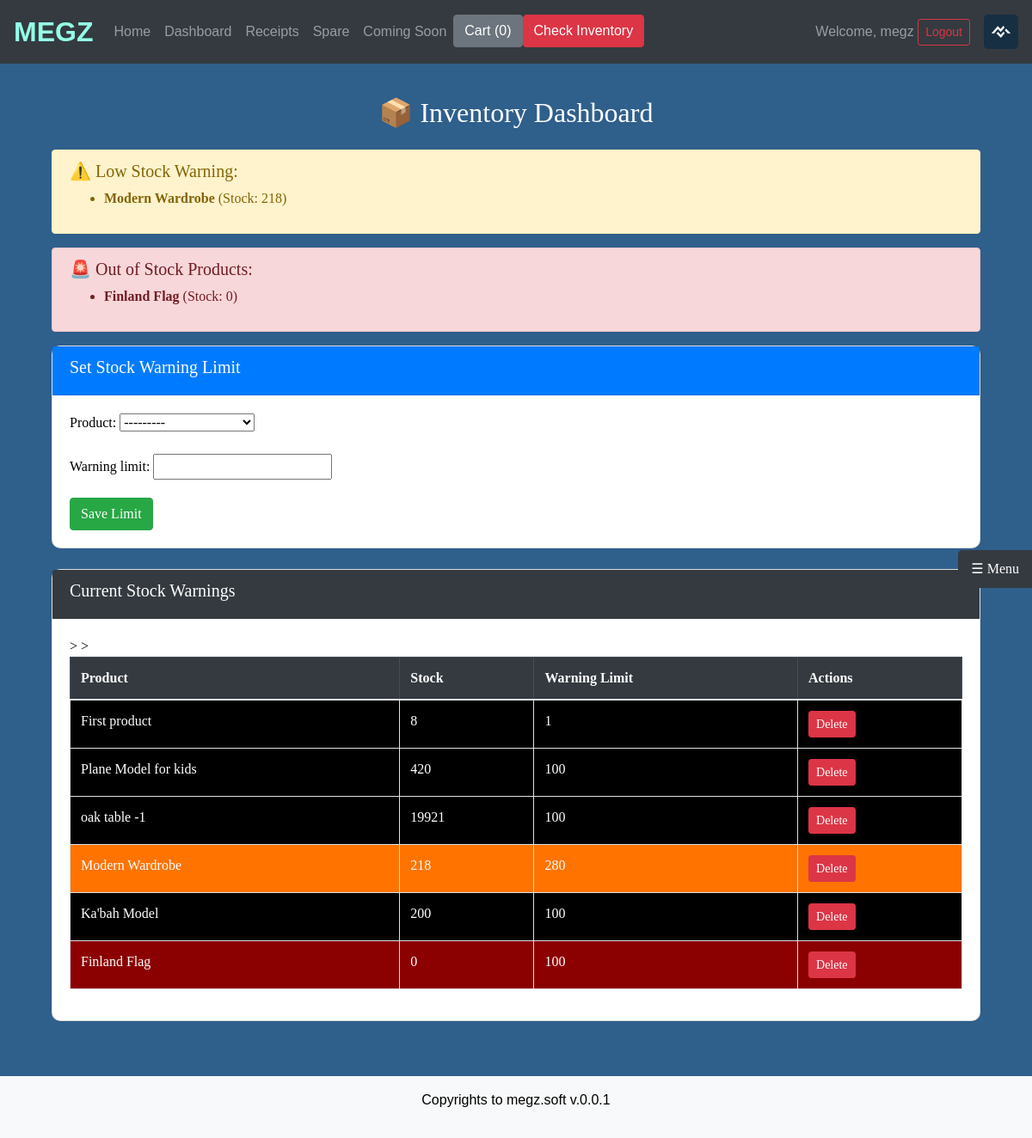
Page /invt/ (signed in) on the committed database.
### operations/models.py (models this page shows, shortened)
class Announcement(models.Model):
    name = models.CharField(max_length=100)
    message = models.TextField()
    timestamp = models.DateTimeField(default=now)

### shop/models.py (models this page shows, shortened)
class WebsiteLogo(models.Model):
    image = models.ImageField(upload_to='logos/')
    uploaded_at = models.DateTimeField(auto_now_add=True)

class Products(models.Model):
    def __str__(self):
        return self.title
    title = models.CharField(max_length=200)
    price = models.FloatField()
    discount_price = models.FloatField(null=True, blank=True)
    category = models.CharField(max_length=200)
    description = models.TextField()
    image = models.ImageField(upload_to='product_images/')
    stock = models.IntegerField(default=0)  # New field for stock

### inventory/models.py (models this page shows, shortened)
class StockWarning(models.Model):
    product = models.OneToOneField(Products, on_delete=models.CASCADE)
    warning_limit = models.IntegerField()

### inventory/views.py (the view)
# urls.py: path('', views.inventory_view, name="inventory_page"),
def inventory_view(request):
    form = StockWarningForm()
    stock_warnings = StockWarning.objects.all()
    products = Products.objects.all()
    red_alerts = []
    yellow_alerts = []
    for product in products:
        if product.stock == 0:
            red_alerts.append(product)
        else:
            warning = stock_warnings.filter(product=product).first()
            if warning and product.stock <= warning.warning_limit:
                yellow_alerts.append(product)
    if request.method == "POST":
        form = StockWarningForm(request.POST)
        if form.is_valid():
            form.save()
            return redirect("inventory_page")
    context = {
        "form": form,
        "stock_warnings": stock_warnings,
        "products": products,
        "red_alerts": red_alerts,
        "yellow_alerts": yellow_alerts,
    }
    return render(request, "inventory/inventory.html", context)

### inventory/forms.py
class StockWarningForm(forms.ModelForm):
    class Meta:
        model = StockWarning
        fields = ['product', 'warning_limit']

### inventory/context_processors.py (called while the page is built)
def inventory_alerts(request):
    red_alerts = []
    yellow_alerts = []
    for warning in StockWarning.objects.select_related("product"):
        product = warning.product
        if product.stock == 0:
            red_alerts.append(product)
        elif product.stock <= warning.warning_limit:
            yellow_alerts.append(product)
    color = "success"  # default green
    if red_alerts and yellow_alerts:
        color = "warning"
    if red_alerts:
        color = "danger"
    elif yellow_alerts:
        color = "warning"
    return {"inventory_alert_color": color}

### operations/context_processors.py (called while the page is built)
def latest_announcement(request):
    one_hour_ago = now() - timedelta(hours=1)
    latest = Announcement.objects.filter(timestamp__gte=one_hour_ago).order_by('-timestamp').first()
    return {'latest_announcement': latest}

### shop/context_processors.py (called while the page is built)
def site_logo(request):
    logo = WebsiteLogo.objects.first()
    return {'logo': logo}

### inventory/templates/inventory/inventory.html (shortened to what this page needs)
{% extends 'shop/base.html' %} {% load static %} {% block content %}
<div class="container mt-5">
    <h2 class="text-center mb-4">📦 Inventory Dashboard</h2>
    {% if yellow_alerts %}
    <div class="alert alert-warning">
        <h5>⚠️ Low Stock Warning:</h5>
        <ul>
            {% for product in yellow_alerts %}
            <li><strong>{{ product.title }}</strong> (Stock: {{ product.stock }})</li>
            {% endfor %}
        </ul>
    </div>
    {% endif %}
    {% if red_alerts %}
    <div class="alert alert-danger">
        <h5>🚨 Out of Stock Products:</h5>
        <ul>
            {% for product in red_alerts %}
            <li><strong>{{ product.title }}</strong> (Stock: 0)</li>
            {% endfor %}
        </ul>
    </div>
    {% endif %}
    <div class="card mb-4">
        <div class="card-header bg-primary text-white">
            <h5>Set Stock Warning Limit</h5>
        </div>
        <div class="card-body">
            <form method="post">
                {% csrf_token %} {{ form.as_p }}
                <button type="submit" class="btn btn-success">Save Limit</button>
            </form>
        </div>
    </div>
    <div class="card">
        <div class="card-header bg-dark text-white">
            <h5>Current Stock Warnings</h5>
        </div>
        <div class="card-body">
            <table class="table table-bordered table-hover">
                <thead class="table-dark">
                    <tr>
                        <th>Product</th>
                        <th>Stock</th>
                        <th>Warning Limit</th>
                        <th>Actions</th>
                    </tr>
                </thead>
                <tbody>
                    {% for sw in stock_warnings %}
                    <tr {% if sw.product in red_alerts %} style="background-color: #8B0000; color: white;"
                        {% elif sw.product in yellow_alerts %} style="background-color: #ff7300;"
                        {% endif %} >
                        <td>{{ sw.product.title }}</td>
                        <td>{{ sw.product.stock }}</td>
                        <td>{{ sw.warning_limit }}</td>
                        <td>
                            <form method="post" action="{% url 'delete_warning' sw.id %}" style="display:inline;">
                                <button class="btn btn-danger btn-sm">Delete</button>
                            </form>
                        </td>
                    </tr>
                    {% empty %}
                    <tr>
                        <td colspan="4">No stock warning limits set yet.</td>
                    </tr>
                    {% endfor %}
                </tbody>
            </table>
        </div>
    </div>
</div>
{% include 'includes/dashbase.html' %} {% endblock %}

### shop/templates/shop/base.html (shortened to what this page needs)
{% load static %}
<!DOCTYPE html>
<html lang="en">
<head>
    <link rel="stylesheet" href="{% static 'shop/style.css' %}">
    <link rel="stylesheet" href="https://stackpath.bootstrapcdn.com/bootstrap/4.3.1/css/bootstrap.min.css">
</head>
<body>
    <nav class="navbar navbar-expand-lg navbar-dark bg-dark">
        <a class="navbar-brand position-relative" href="/">
            MEGZ
            <span class="snowflakes-container"></span>
        </a>
        <div class="collapse navbar-collapse" id="navbarNav">
            <ul class="navbar-nav">
                <li class="nav-item"><a class="nav-link" href="/">Home</a></li>
                <li class="nav-item">
                    <a class="nav-link" href="{% url 'dashboard_login' %}">Dashboard</a>
                </li>
                <li class="nav-item"><a class="nav-link" href="{% url 'receipts' %}">Receipts</a></li>
                <li class="nav-item">
                    <a class="nav-link" href="{% url 'spare' %}">Spare</a>
                </li>
                <li class="nav-item">
                    <a class="nav-link" href="{% url 'coming_soon' %}">Coming Soon</a>
                </li>
                <li class="nav-item">
                    <a href="{% url 'cart' %}" id="cart" class="btn btn-secondary">
                        Cart (<span id="cart-count">0</span>)
                    </a>
                </li>
                <li class="nav-item  align-items-center">
                    <a href="#" class="btn btn-{{ inventory_alert_color }} text-white btn-secondary">
                    Check Inventory
                    </a>
                </li>
            </ul>
            <div class="d-flex align-items-center ms-auto gap-3 custom-navbar-end">
                <div class="welcome-user">
                    {% if request.session.username %}
                    <span class="navbar-text">Welcome, {{ request.session.username }}</span>
                    <a class="btn btn-outline-danger btn-sm" href="{% url 'logout' %}">Logout</a> {% else %}
                    <a class="nav-link" href="{% url 'login' %}">Login</a> {% endif %}
                </div>
                {% if logo %}
                <div class="logo-wrapper">
                    <img src="{{ logo.image.url }}" alt="Logo" class="navbar-logo">
                </div>
                {% endif %}
            </div>
        </div>
    </nav>
    <div class="container mt-4">
        {% block content %}{% endblock %}
    </div>
    <footer class="text-center mt-4 p-3 bg-light" style="color: black;">
        <p>Copyrights to megz.soft v.0.0.1</p>
    </footer>
</body>
</html>

### shop/static/shop/style.css (style rules this page uses)
body { background-color: darkcyan; color: white; font-family: Arial, sans-serif; }
.card { background-color: #005f5f; color: white; border-radius: 10px; }
.navbar { background-color: #000000; }
footer { background-color: #003d3d; padding: 10px; text-align: center; color: white; }

### shop/templates/shop/base.html (style rules this page uses)
.custom-navbar-end { margin-left: auto; display: flex; align-items: center; gap: 1rem; }
.navbar-logo { height: 40px; width: auto; border-radius: 5px; margin-left: auto; }
.logo-wrapper { margin-left: auto; }
.welcome-user { white-space: nowrap; }
body { background-color: rgb(47, 95, 139); color: white; font-family: Arial, sans-serif; }
.card { background-color: #ffffff; color: rgb(0, 0, 0); border-radius: 10px; height: 100%; }
.card-body { display: flex; flex-direction: column; justify-content: space-between; height: 100%; }
.container { margin-top: 50px; padding-top: 20px; padding-bottom: 20px; font-family: 'Times New Roman', Times, serif; }
.navbar { background-color: #000000; position: fixed; top: 0; width: 100%; z-index: 1000; }
footer { bottom: 0; width: 100%; background-color: #000000; padding: 10px; text-align: center; color: white; }
table { background-color: #000000; -webkit-text-fill-color: #ffffff; color: #ffffff; border-width: thin; border-spacing: 2px; border-style: none; border-color: rgb(255, 255, 255); }
.navbar-brand { font-size: 2rem; font-weight: bold; background: linear-gradient(90deg, #95ffe8, #95ffe8, #95ffe8, #95ffe8, #000000, #95ffe8, #95ffe8, #95ffe8, #95ffe8); background-size: 400% 400%; -webkit-background-clip: text; -webkit-text-fill-color: transparent; display: inline-block; animation: textGradient 5s infinite linear; position: relative; }
.snowflakes-container { position: absolute; top: -10px; left: 0; width: 100%; height: 50px; pointer-events: none; overflow: visible; }

### rows in the picture
Announcement: session.username "megz"
WebsiteLogo: image (picture)
Products: title "Modern Wardrobe", stock "218"
Products: title "Finland Flag"
StockWarning: product "First product", product.stock "8", warning_limit "1"
StockWarning: product "Plane Model for kids", product.stock "420", warning_limit "100"
StockWarning: product "oak table -1", product.stock "19921", warning_limit "100"
StockWarning: product "Modern Wardrobe", product.stock "218", warning_limit "280"
StockWarning: product "Ka'bah Model", product.stock "200", warning_limit "100"
StockWarning: product "Finland Flag", product.stock "0", warning_limit "100"
